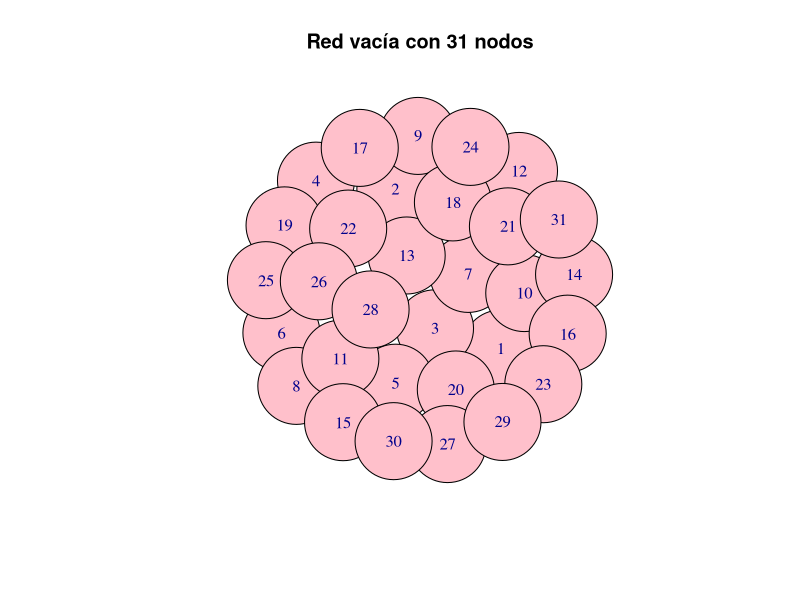
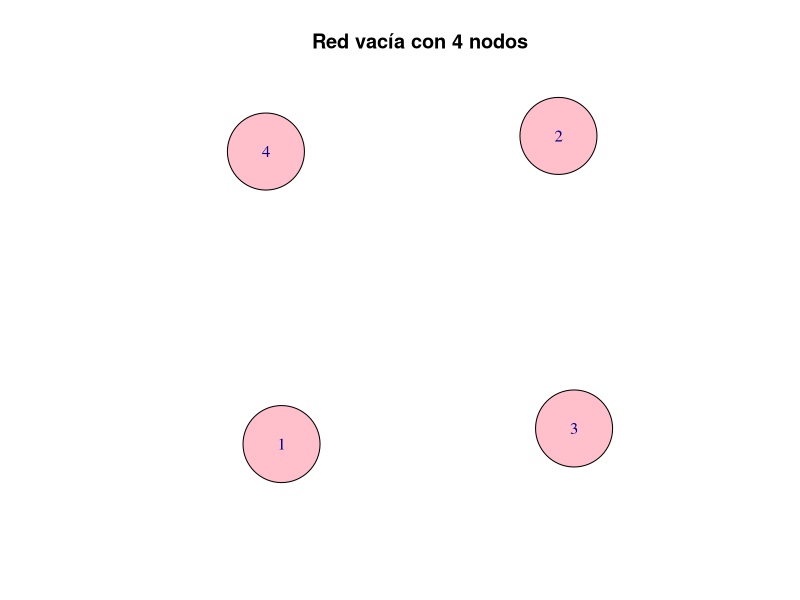
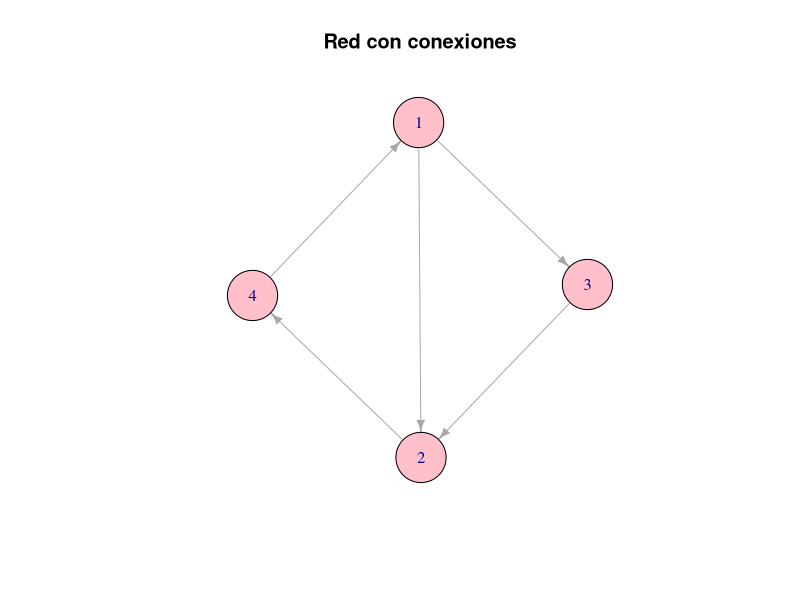
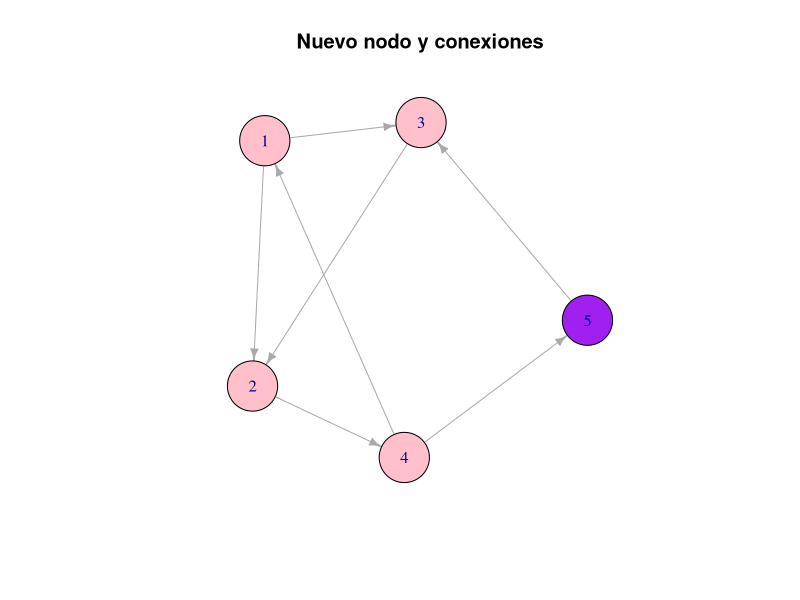
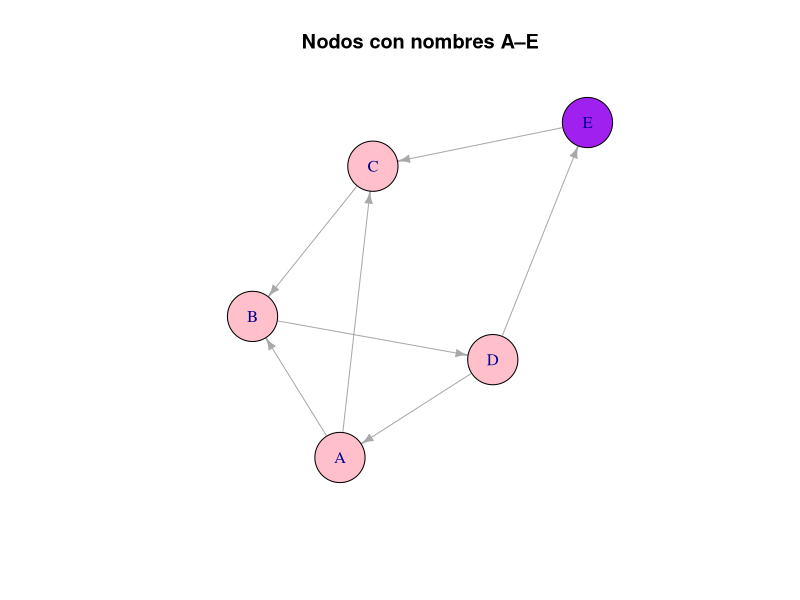
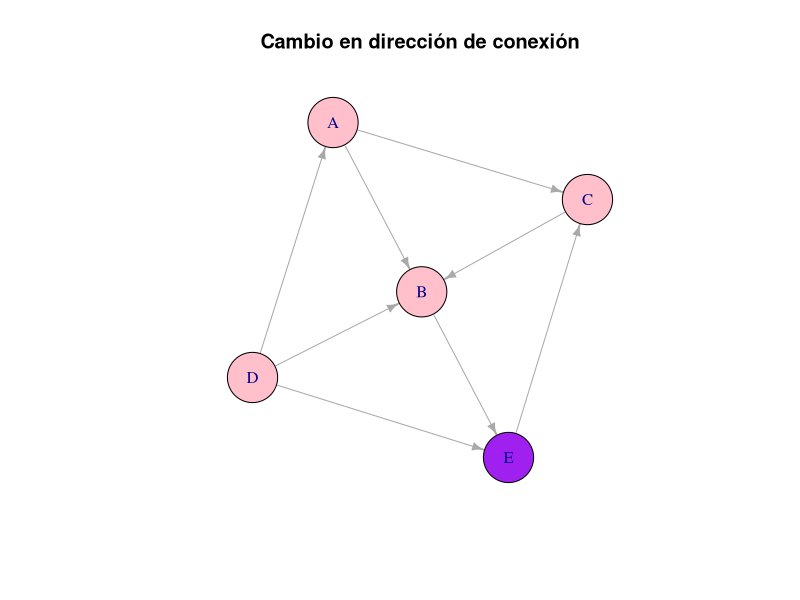
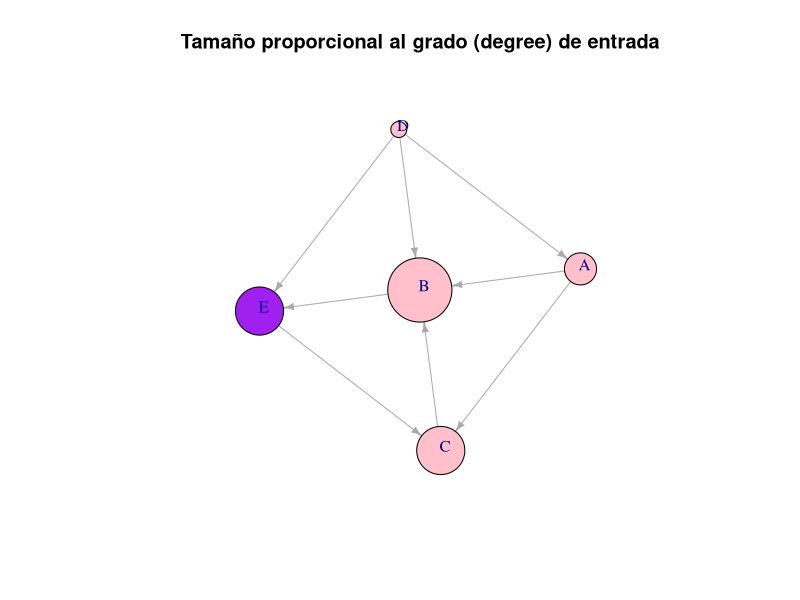
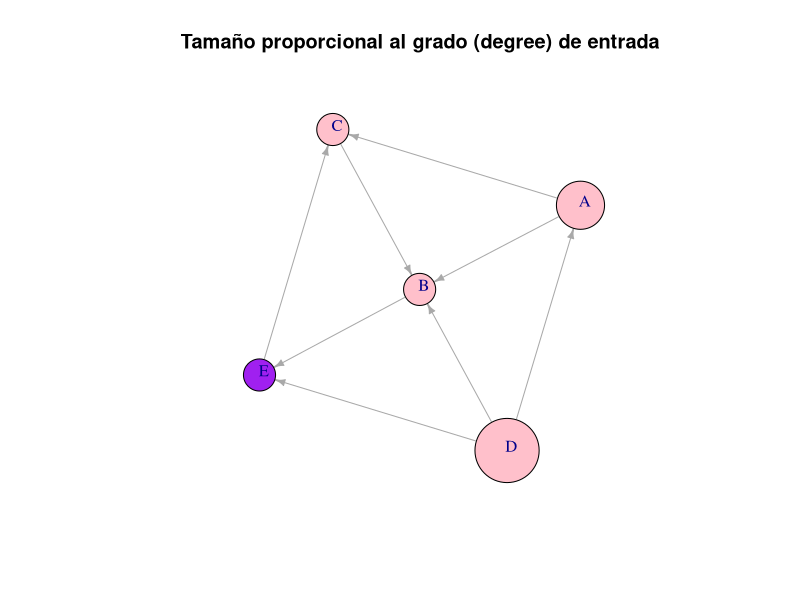

Write R code to recreate these figures, in order.
# TEORÍA DE REDES

install.packages ("igraph")
library (igraph)

######################################################
# CREACIÓN DE GRAFO

# Crear un grafo dirigido vacío con 5 nodos
r <- make_empty_graph(n = 31, directed = F) # Una red vacía no tiene conexiones, solo nodos
# A partir de 31 nodos, se vuelve esférica la red, antes es una línea

# Asignar atributos visuales a los nodos
V(r)$color <- "pink"

# Visualizar
plot(r, 
     main = "Red vacía con 31 nodos", # Título
     vertex.size = 50)


# Para seguir trabajando usaré una matriz más chiquita
g <- make_empty_graph(n = 4, directed = T)
V(g)$color <- "pink"
plot(g, 
     main = "Red vacía con 4 nodos", # Título
     vertex.size = 50)


############################################################
# CONEXIONES DEL GRAFO

# Agregar conexiones: 1→2, 1→3, 2→4, 3→4, 4→5, mediante vectores
g <- add_edges(g, c(1,2, 1,3, 3,2, 2,4, 4,1)) # Si se vuelve a correr esto sin cambiar el nombre del objeto, pondrá de nuevo las conexiones, será como si tuviera 2.

plot(g, 
     main = "Red con conexiones",
     vertex.size = 30,
     edge.arrow.size = 0.6)

#############################################################
# ATRIBUTOS DEL NODO

# Agregar un nodo nuevo con color rojo
g <- add_vertices(g, 1, color = "purple")
# Conectar el nuevo nodo (nodo 5)
g <- add_edges(g, c(5,3, 4,5))

plot(g, 
     main = "Nuevo nodo y conexiones",
     vertex.size = 30,
     edge.arrow.size = 0.6)

###################################################################
# NOMBRES

# Asignar nombres a los vértices/nodos
V(g)$name <- LETTERS[1:5]

plot(g, 
     main = "Nodos con nombres A–E",
     vertex.size = 30,
     edge.arrow.size = 0.6)

###################################################################
# MODIFICAR CONEXIONES

# Eliminar la segunda conexión (B→D) y agregar D→B
g <- delete_edges(g, 4) # quita B→D (2,4)
g <- add_edges(g, c(4, 2)) # D→B
g <- add_edges(g, c(2, 5)) # C→A


plot(g, 
     main = "Cambio en dirección de conexión",
     vertex.size = 30,
     edge.arrow.size = 0.6)

####################################################################
# CÁLCULO Y VISUALIZACIÓN DEL GRADO

degree(g) # Total
degree(g, mode = "in") # Entrada
degree(g, mode = "out") # Salida

plot(g, 
     layout = layout_nicely(g),
     vertex.size = degree(g, mode = "in") * 10 + 10, # Cambia el tamaño según si entra o salen las flechas
     vertex.label.dist = 0.5,
     edge.arrow.size = 0.5,
     main = "Tamaño proporcional al grado (degree) de entrada")

plot(g, 
     layout = layout_nicely(g),
     vertex.size = degree(g, mode = "out") * 10 + 10,
     vertex.label.dist = 0.5,
     edge.arrow.size = 0.5,
     main = "Tamaño proporcional al grado (degree) de entrada")
